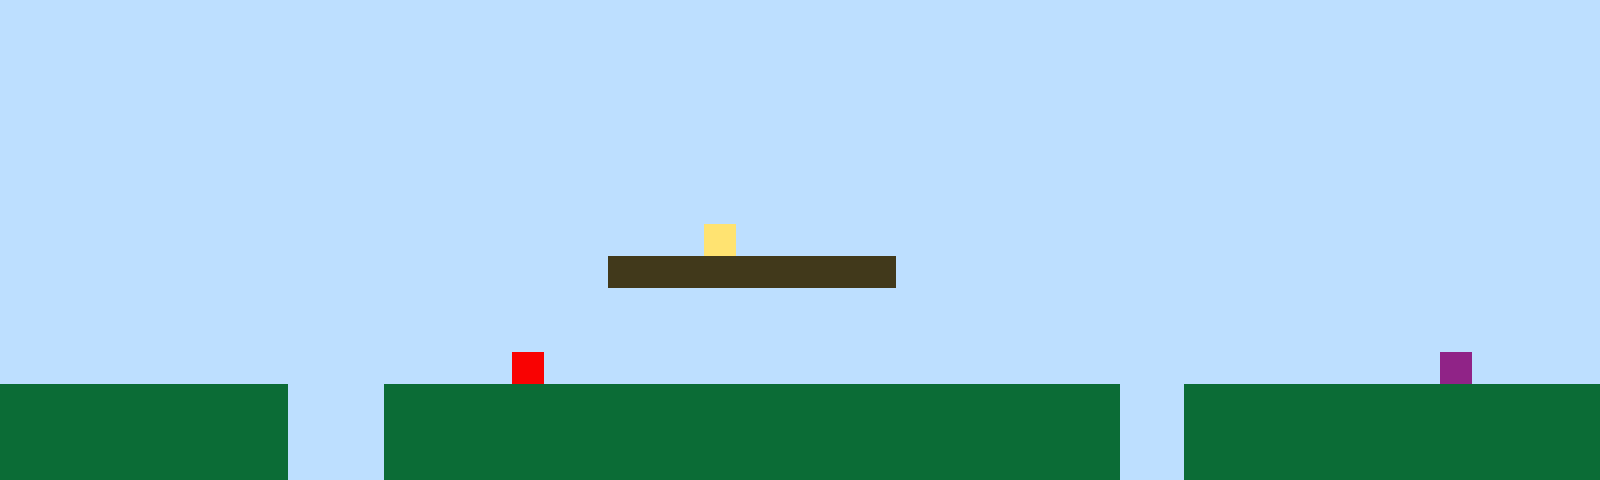

Rendered tile map (Tiled .tmx) drawn with the repository's tilesets; below, a short description and the full map source, tile grids included:
An orthogonal 50x15 tile map with 32x32 px tiles, 1 tile layer (Tile Layer 1).

<map version="1.10" tiledversion="1.11.2" orientation="orthogonal" renderorder="right-up" width="50" height="15" tilewidth="32" tileheight="32" infinite="0" nextlayerid="2" nextobjectid="1"><editorsettings><export target="map1.csv" format="csv" /></editorsettings><tileset firstgid="1" name="sprites" tilewidth="32" tileheight="32" tilecount="6" columns="3"><image source="sprites.png" width="96" height="64" /></tileset><layer id="1" name="Tile Layer 1" width="50" height="15"><data encoding="csv">1,1,1,1,1,1,1,1,1,1,1,1,1,1,1,1,1,1,1,1,1,1,1,1,1,1,1,1,1,1,1,1,1,1,1,1,1,1,1,1,1,1,1,1,1,1,1,1,1,1,1,1,1,1,1,1,1,1,1,1,1,1,1,1,1,1,1,1,1,1,1,1,1,1,1,1,1,1,1,1,1,1,1,1,1,1,1,1,1,1,1,1,1,1,1,1,1,1,1,1,1,1,1,1,1,1,1,1,1,1,1,1,1,1,1,1,1,1,1,1,1,1,1,1,1,1,1,1,1,1,1,1,1,1,1,1,1,1,1,1,1,1,1,1,1,1,1,1,1,1,1,1,1,1,1,1,1,1,1,1,1,1,1,1,1,1,1,1,1,1,1,1,1,1,1,1,1,1,1,1,1,1,1,1,1,1,1,1,1,1,1,1,1,1,1,1,1,1,1,1,1,1,1,1,1,1,1,1,1,1,1,1,1,1,1,1,1,1,1,1,1,1,1,1,1,1,1,1,1,1,1,1,1,1,1,1,1,1,1,1,1,1,1,1,1,1,1,1,1,1,1,1,1,1,1,1,1,1,1,1,1,1,1,1,1,1,1,1,1,1,1,1,1,1,1,1,1,1,1,1,1,1,1,1,1,1,1,1,1,1,1,1,1,1,1,1,1,1,1,1,1,1,1,1,1,1,1,1,1,1,1,1,1,1,1,1,1,1,1,1,1,1,1,1,1,1,1,1,1,1,1,1,1,1,1,1,1,1,1,1,1,1,1,1,1,1,1,1,1,1,1,1,1,1,1,1,1,1,1,1,1,1,1,1,1,1,1,1,1,1,1,1,4,1,1,1,1,1,1,1,1,1,1,1,1,1,1,1,1,1,1,1,1,1,1,1,1,1,1,1,1,1,1,1,1,1,1,1,1,1,1,1,1,1,1,1,1,1,1,3,3,3,3,3,3,3,3,3,1,1,1,1,1,1,1,1,1,1,1,1,1,1,1,1,1,1,1,1,1,1,1,1,1,1,1,1,1,1,1,1,1,1,1,1,1,1,1,1,1,1,1,1,1,1,1,1,1,1,1,1,1,1,1,1,1,1,1,1,1,1,1,1,1,1,1,1,1,1,1,1,1,1,1,1,1,1,1,1,1,1,1,1,1,1,1,1,1,1,1,1,1,1,1,1,1,1,1,1,1,1,1,1,1,1,1,1,1,1,1,1,1,1,1,1,1,1,1,1,1,1,1,1,1,1,1,1,1,1,1,1,1,1,1,1,1,1,5,1,1,1,1,1,1,1,1,1,1,1,1,1,1,1,1,1,1,1,1,1,1,1,1,1,1,1,1,6,1,1,1,1,2,2,2,2,2,2,2,2,2,1,1,1,2,2,2,2,2,2,2,2,2,2,2,2,2,2,2,2,2,2,2,2,2,2,2,1,1,2,2,2,2,2,2,2,2,2,2,2,2,2,2,2,2,2,2,2,2,2,2,1,1,1,2,2,2,2,2,2,2,2,2,2,2,2,2,2,2,2,2,2,2,2,2,2,2,1,1,2,2,2,2,2,2,2,2,2,2,2,2,2,2,2,2,2,2,2,2,2,2,1,1,1,2,2,2,2,2,2,2,2,2,2,2,2,2,2,2,2,2,2,2,2,2,2,2,1,1,2,2,2,2,2,2,2,2,2,2,2,2,2</data></layer></map>
